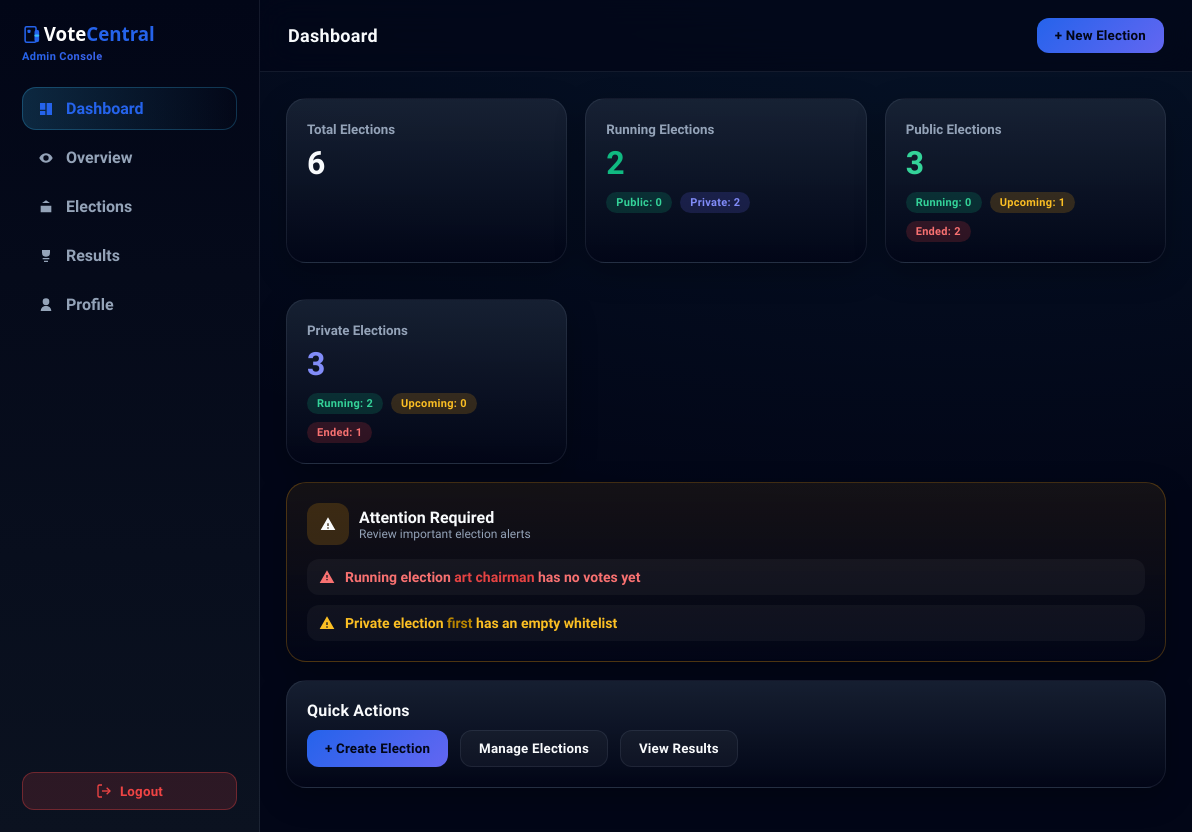
The app's page /admin/dashboard (signed in) with its own data.
### app.py (models this page shows)
class Election(db.Model):
    id = db.Column(db.Integer, primary_key=True)
    admin_id = db.Column(db.Integer, db.ForeignKey("admin.id"))
    name = db.Column(db.String(120))
    election_type = db.Column(db.String(20))  # public / private
    public_code = db.Column(db.String(20), nullable=True)
    start_time = db.Column(db.DateTime, nullable=True)
    end_time   = db.Column(db.DateTime, nullable=True)
    result_visible = db.Column(db.Boolean, default=True)
    candidates = db.relationship("Candidate", backref="election", cascade="all,delete")
    votes = db.relationship("Vote", backref="election", cascade="all,delete")
    whitelist = db.relationship("VoterWhitelist", backref="election", cascade="all,delete")

### app.py (the view, shortened to what this page needs)
@app.route("/admin/dashboard")
def admin_dashboard():
    if not require_admin_login():
        return redirect("/")
    if "voter_logged" in session:
        flash("Voters cannot access admin panel")
        return redirect("/voter/dashboard")
    admin = db.session.get(Admin, session.get("admin_id"))
    elections = Election.query.filter_by(admin_id=admin.id).all()
    now = datetime.now(IST).replace(tzinfo=None)
    for e in elections:
        e.total_votes = Vote.query.filter_by(election_id=e.id).count()
        e.is_upcoming = False
        e.is_running = False
        e.is_ended = False
        e.starts_within_24h = False
        start = to_local_naive(e.start_time)
        end = to_local_naive(e.end_time)
        if start and end:
            if now < start:
                e.is_upcoming = True
                seconds_until_start = (start - now).total_seconds()
                if 0 < seconds_until_start <= 86400:
                    e.starts_within_24h = True
            elif start <= now < end:   # FIXED boundary
                e.is_running = True
            else:
                e.is_ended = True
        elif end and not start:
            if now < end:
                e.is_running = True
            else:
                e.is_ended = True
        results = []
        for c in e.candidates:
            vote_count = Vote.query.filter_by(candidate_id=c.id).count()
            if e.election_type == "private" and not election_has_ended(e):
                display_count = "—"
            else:
                display_count = vote_count
            results.append({
                "id": c.id,
                "candidate": c.name,
                "party": c.party,
                "description": c.description,
                "photo": c.photo if c.photo else url_for(
                    "static",
                    filename="uploads/default-candidate.jpg"
                ),
                "count": display_count,
                "raw_count": vote_count
            })
        visible_counts = [
            r["raw_count"]
            for r in results
            if isinstance(r["count"], int)
        ]
        if visible_counts:
            max_votes = max(visible_counts)
            for r in results:
                r["is_winner"] = (
                    r["raw_count"] == max_votes and max_votes > 0
                )
        else:
            for r in results:
                r["is_winner"] = False
        e.results = results
    return render_template(
        "admin_dashboard.html",
        admin=admin,
        elections=elections
    )

### app.py (called while the page is built)
def election_has_ended(election):
    end = to_local_naive(election.end_time)
    if not end:
        return False
    return datetime.now() >= end

def require_admin_login():
    if "admin_id" not in session or not session["admin_id"]:
        flash("Admin login required")
        return False
    return True

def to_local_naive(dt):
    if not dt:
        return None
    if dt.tzinfo:
        dt = dt.astimezone(IST)
    return dt.replace(tzinfo=None)

### templates/admin_dashboard.html (shortened to what this page needs)
<!DOCTYPE html>
<html lang="en">
<head>
<link rel="stylesheet" href="/static/css/toast.css">
</head>
<body>
<aside class="sidebar">
<div class="sidebar-brand">
  <img
    src="/static/uploads/votecentral-logo.svg"
    alt="VoteCentral"
    style="height:28px; display:block;"
  >
  <small style="display:block;font-size:11px;color:var(--muted);font-weight:600">
    Admin Console
  </small>
</div>
  <ul class="nav-menu">
    <li class="nav-item active" onclick="switchView('dashboard')">
  <svg class="icon" viewBox="0 0 24 24">
    <path d="M3 13h8V3H3v10zm10 8h8V3h-8v18zM3 21h8v-6H3v6z"/>
  </svg>
  Dashboard
</li>
    <li class="nav-item" onclick="switchView('overview')">
  <svg class="icon" viewBox="0 0 24 24">
    <path d="M12 5c-7 0-10 7-10 7s3 7 10 7 10-7 10-7-3-7-10-7zm0 11a4 4 0 1 1 0-8 4 4 0 0 1 0 8z"/>
  </svg>
  Overview
</li>
    <li class="nav-item" onclick="switchView('elections')">
  <svg class="icon" viewBox="0 0 24 24">
    <path d="M4 10h16v10H4V10zm8-8l6 4H6l6-4z"/>
  </svg>
  Elections
</li>
    <li class="nav-item" onclick="switchView('results')">
  <svg class="icon" viewBox="0 0 24 24">
    <path d="M6 3h12v4a6 6 0 0 1-12 0V3zm3 18h6v-2H9v2zm-2-4h10v-2H7v2z"/>
  </svg>
  Results
</li>
    <li class="nav-item" onclick="switchView('profile')">
  <svg class="icon" viewBox="0 0 24 24">
    <path d="M12 12a5 5 0 1 0-5-5 5 5 0 0 0 5 5zm-8 9a8 8 0 0 1 16 0z"/>
  </svg>
  Profile
</li>
  </ul>
  <div class="sidebar-footer">
<button class="btn btn-danger" style="width:100%;display:flex;align-items:center;justify-content:center;gap:8px"
        onclick="openLogoutConfirm()">
  <svg class="icon"><use href="#icon-logout"></use></svg>
  Logout
</button>
  </div>
</aside>
<main class="main-wrapper">
<header class="top-header">
  <div class="header-title-group">
  <h2 id="view-title">Dashboard</h2>
</div>
  <div id="header-actions" style="display:flex;gap:10px">
  </div>
</header>
<section id="dashboard" class="view-container">
  <div class="stat-grid">
    <div class="card">
      <small>Total Elections</small>
      <h1>{{ elections|length }}</h1>
    </div>
    <div class="card">
      <small>Running Elections</small>
      <h1 style="color:var(--green)">
        {{ elections|selectattr("is_running")|list|length }}
      </h1>
      <div class="stat-breakdown">
        <span class="chip chip-public">
          Public:
          {{
            elections
            | selectattr("is_running")
            | selectattr("election_type","equalto","public")
            | list | length
          }}
        </span>
        <span class="chip chip-private">
          Private:
          {{
            elections
            | selectattr("is_running")
            | selectattr("election_type","equalto","private")
            | list | length
          }}
        </span>
      </div>
    </div>
    <div class="card">
      <small>Public Elections</small>
      <h1 style="color:#34d399">
        {{ elections|selectattr("election_type","equalto","public")|list|length }}
      </h1>
      <div class="stat-breakdown">
        <span class="chip chip-running">
          Running:
          {{
            elections
            | selectattr("election_type","equalto","public")
            | selectattr("is_running")
            | list | length
          }}
        </span>
        <span class="chip chip-upcoming">
          Upcoming:
          {{ elections
            | selectattr("election_type","equalto","public")
            | selectattr("is_upcoming")
            | list | length }}
        </span>
        <span class="chip chip-ended">
          Ended:
          {{
            elections
            | selectattr("election_type","equalto","public")
            | selectattr("is_ended")
            | list | length
          }}
        </span>
      </div>
    </div>
    <div class="card">
      <small>Private Elections</small>
      <h1 style="color:#818cf8">
        {{ elections|selectattr("election_type","equalto","private")|list|length }}
      </h1>
      <div class="stat-breakdown">
        <span class="chip chip-running">
          Running:
          {{
            elections
            | selectattr("election_type","equalto","private")
            | selectattr("is_running")
            | list | length
          }}
        </span>
        <span class="chip chip-upcoming">
          Upcoming:
          {{
            elections
            | selectattr("election_type","equalto","private")
            | selectattr("is_upcoming")
            | list | length
          }}
        </span>
        <span class="chip chip-ended">
          Ended:
          {{
            elections
            | selectattr("election_type","equalto","private")
            | selectattr("is_ended")
            | list | length
          }}
        </span>
      </div>
    </div>
  </div>
{% set alerts = [] %}
{% if alerts|length > 0 %}
<div class="card" style="
  border:1px solid rgba(245,158,11,.25);
  background:linear-gradient(
    180deg,
    rgba(245,158,11,.08),
    rgba(2,6,23,.9)
  );
">
  <div style="
    display:flex;
    align-items:center;
    gap:10px;
    margin-bottom:14px;
  ">
    <div style="
      width:42px;
      height:42px;
      border-radius:12px;
      background:rgba(245,158,11,.18);
      display:flex;
      align-items:center;
      justify-content:center;
    ">
      <svg class="icon" viewBox="0 0 24 24">
        <use href="#icon-alert-warning"></use>
      </svg>
    </div>
    <div>
      <div style="font-weight:800;font-size:16px">
        Attention Required
      </div>
      <div style="font-size:12px;color:var(--muted)">
        Review important election alerts
      </div>
    </div>
  </div>
  <div style="display:flex;flex-direction:column;gap:10px">
    {% for a in alerts %}
      <div class="alert-item alert-{{ a.level }}"
           style="
             background:rgba(255,255,255,.04);
             border-radius:12px;
             padding:10px 12px;
           "
           onclick="handleDashboardAlert(
             '{{ a.action }}',
             '{{ a.id }}',
             '{{ a.name|default('') }}',
             '{{ a.start|default('') }}',
             '{{ a.end|default('') }}'
           )">
        <svg class="icon">
          <use href="#icon-alert-{{ a.icon }}"></use>
        </svg>
        <span class="alert-text">
          {{ a.text | safe }}
        </span>
      </div>
    {% endfor %}
  </div>
</div>
{% endif %}
  <div class="card">
    <h3>Quick Actions</h3>
    <div style="display:flex;flex-wrap:wrap;gap:12px;margin-top:10px">
      <button class="btn btn-primary" onclick="openModal('createElectionModal')">
        + Create Election
      </button>
      <button class="btn btn-outline" onclick="switchView('elections')">
        Manage Elections
      </button>
      <button class="btn btn-outline" onclick="switchView('results')">
        View Results
      </button>
    </div>
  </div>
</section>
</main>
</body>
</html>

### records on screen
Election: text "Running election art chairman has no votes yet"
Election: text "Private election first has an empty whitelist"

### other values on screen
{{ elections|length }} "6"
{{ elections|selectattr("is_running")|list|length }} "2"
{{ elections|selectattr("election_type","equalto","public")|list|length }} "3"
{{ elections|selectattr("election_type","equalto","private")|list|length }} "3"
